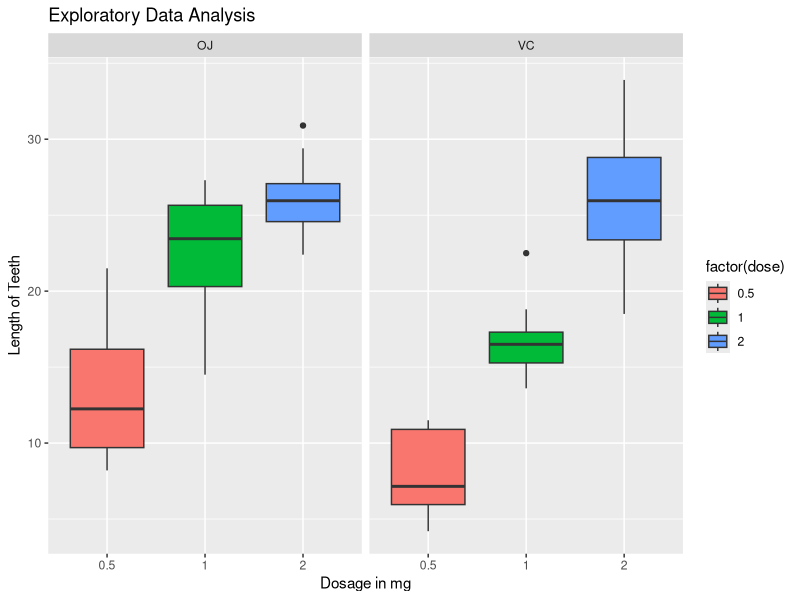

The R source for this figure: (Note: this script raises an error after producing the figure.)
## ---- chunk 1
data(ToothGrowth)
head(ToothGrowth)
## ---- chunk 2
require(ggplot2)
g1 <- ggplot(ToothGrowth, aes(x = factor(dose), y = len,fill = factor(dose)))
g1 + geom_boxplot() + facet_grid(.~supp) + 
    scale_x_discrete("Dosage in mg") + 
    scale_y_continuous("Length of Teeth") + 
    ggtitle("Exploratory Data Analysis")

## ---- chunk 3
ToothGrowth$dose <- as.factor(ToothGrowth$dose)
summary(ToothGrowth)
table(ToothGrowth$supp, ToothGrowth$dose)
## ---- chunk 4
supp.t1 <- t.test(len ~ supp, paired = F, var.equal = T, data = ToothGrowth)
supp.t2 <- t.test(len~supp, paired = F, var.equal = F, data = ToothGrowth)
supp.result <- data.frame("p-value" = c(supp.t1$p.value, supp.t2$p.value),"Conf-Low" = c(supp.t1$conf[1],supp.t2$conf[1]),
                          "Conf-High" = c(supp.t1$conf[2],supp.t2$conf[2]), row.names = c("Equal Var","Unequal Var"))
supp.result
## ---- chunk 5
dose.05 <- ToothGrowth[which(ToothGrowth$dose == .5),1]
dose.10 <- ToothGrowth[which(ToothGrowth$dose == 1),1]
dose.20 <- ToothGrowth[which(ToothGrowth$dose == 2),1]
dose0510.t1 <- t.test(dose.05, dose.10, paired = F, var.equal = T)
dose0510.t2 <- t.test(dose.05, dose.10, paired = F, var.equal = F)
dose0510.result <- data.frame("p-value" = c(dose0510.t1$p.value, dose0510.t2$p.value),"Conf-Low" = c(dose0510.t1$conf[1],dose0510.t2$conf[1]),"Conf-High" = c(dose0510.t1$conf[2],dose0510.t2$conf[2]), row.names = c("Equal Var","Unequal Var"), "Dose" = "0.5 to 1")
dose0520.t1 <- t.test(dose.05, dose.20, paired = F, var.equal = T)
dose0520.t2 <- t.test(dose.05, dose.20, paired = F, var.equal = F)
dose0520.result <- data.frame("p-value" = c(dose0520.t1$p.value, dose0520.t2$p.value),"Conf-Low" = c(dose0520.t1$conf[1],dose0520.t2$conf[1]),"Conf-High" = c(dose0520.t1$conf[2],dose0520.t2$conf[2]), row.names = c("Equal Var","Unequal Var"), "Dose" = "0.5 to 2")
dose1020.t1 <- t.test(dose.10, dose.20, paired = F, var.equal = T)
dose1020.t2 <- t.test(dose.10, dose.20, paired = F, var.equal = F)
dose1020.result <- data.frame("p-value" = c(dose1020.t1$p.value, dose1020.t2$p.value),"Conf-Low" = c(dose1020.t1$conf[1],dose1020.t2$conf[1]),"Conf-High" = c(dose1020.t1$conf[2],dose1020.t2$conf[2]), row.names = c("Equal Var","Unequal Var"), "Dose" = "1 to 2")
dose.result <- rbind(dose0510.result,dose0520.result,dose1020.result)
dose.result
